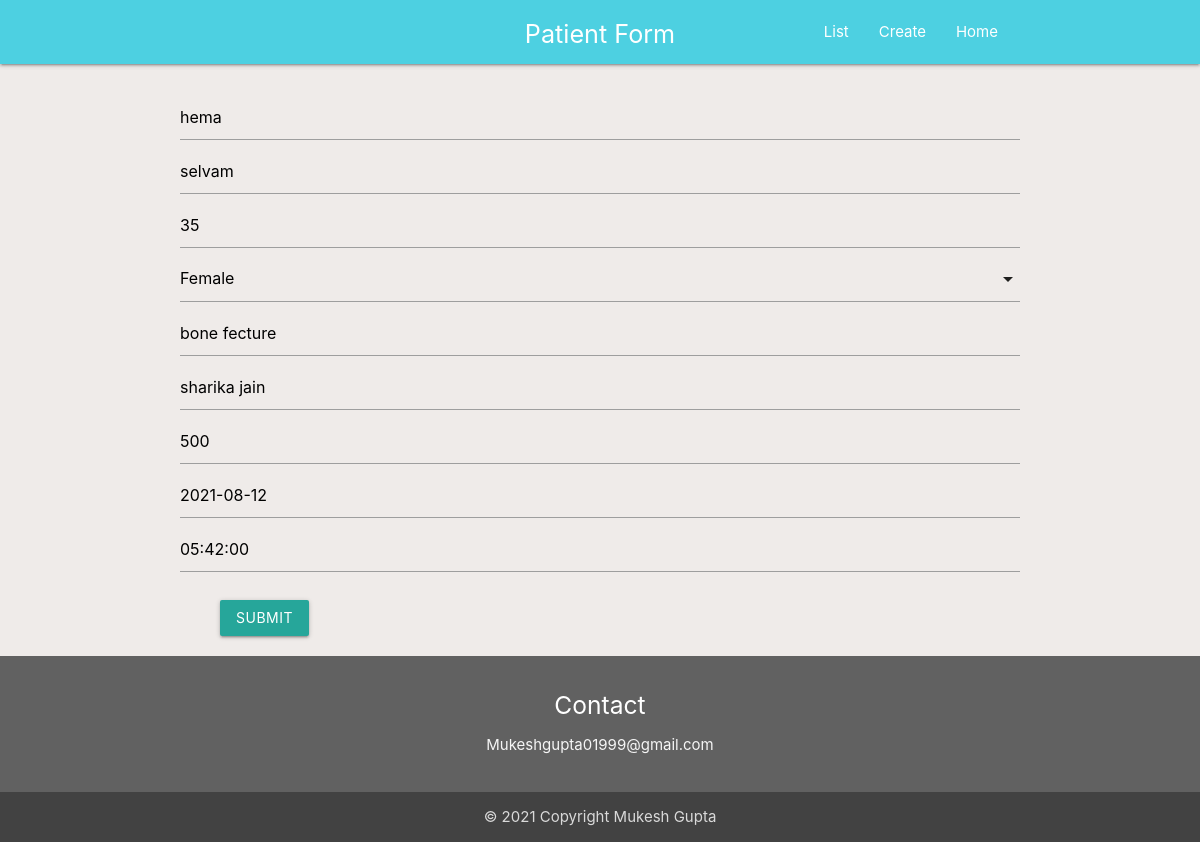
Screenshot of /update/1 with the database file from the repository.
### patient/models.py (models this page shows)
class Patient(models.Model):
    CHOICE = (
        ('Male', 'Male'),
        ('Female', 'Female'),
        ('Other','Other')
        )
    First_name = models.CharField(max_length=100)
    Last_name = models.CharField(max_length=100)
    Gender=models.CharField(max_length=100,choices=CHOICE)
    Age = models.PositiveIntegerField()
    Disease = models.CharField(max_length=200)
    Doctor_name = models.CharField(max_length=100)
    Doctor_Fees = models.PositiveIntegerField(default=500)
    date=models.DateField()
    time=models.TimeField()

### patient/views.py (the view)
# urls.py: path('update/<int:pk>',views.update,name='update'),
def update(request,pk):
    patient = get_object_or_404(Patient, pk=pk)
    if request.method == "POST":
        form = PatientForm(request.POST or None, instance=patient)
        if form.is_valid():
            form.save()
            return redirect('list')
    else:
        form = PatientForm(instance=patient)
    return render(request, 'update.html', {"form": form,"patient":patient})

### patient/forms.py
class PatientForm(forms.ModelForm):
    CHOICE = (
        ('','Select option'),
        ('Male', 'Male'),
        ('Female', 'Female'),
        ('Other', 'Other')
    )
    Gender=forms.CharField(widget=forms.Select(choices=CHOICE))
    date=forms.CharField(widget=forms.DateInput(attrs={'class':'datepicker'}))
    time=forms.CharField(widget=forms.TimeInput(attrs={'class':'timepicker'}))
    class Meta:
        model=Patient
        fields="__all__"

### templates/update.html (shortened to what this page needs)
<!DOCTYPE html>
{% extends 'base.html' %}
{% load materializecss %}
{% block content %}
<div class="container" style="margin-top:30px">
<div class="row" >
    <form  method="post">
       {{form.First_name|materializecss:'s12 m6 l6, icon=person' }}
          {{form.Last_name|materializecss:'s12 m6 l6, icon=person'}}
          {{form.Age|materializecss:'custom_size=s12 m6 l6, icon=person' }}
          {{form.Disease|materializecss:'custom_size=s12 m12 l12, icon=edit' }}
         {{form.Doctor_name|materializecss:'s12 m6 l6, icon=local_hospital' }}
          {{form.Doctor_Fees|materializecss:'s12 m6 l6, icon=payment'}}
               {{form.date|materializecss:'s12 m6 l6, icon=today' }}
        {{form.time|materializecss:'s12 m6 l6, icon=timer'}}
             <button type="submit" class="btn waves-effect waves-light" style="margin-top:20px;margin-left:40px;">Submit</button>
    </form>
  </div>
</div>
{% endblock %}

### templates/base.html (style rules this page uses)
body { display: flex; min-height: 100vh; flex-direction: column; }

### rows the page displays
Patient: First_name "hema", Last_name "selvam", Age "35", Disease "bone fecture", Doctor_name "sharika jain", Doctor_Fees "500", date "2021-08-12", time "05:42:00"
